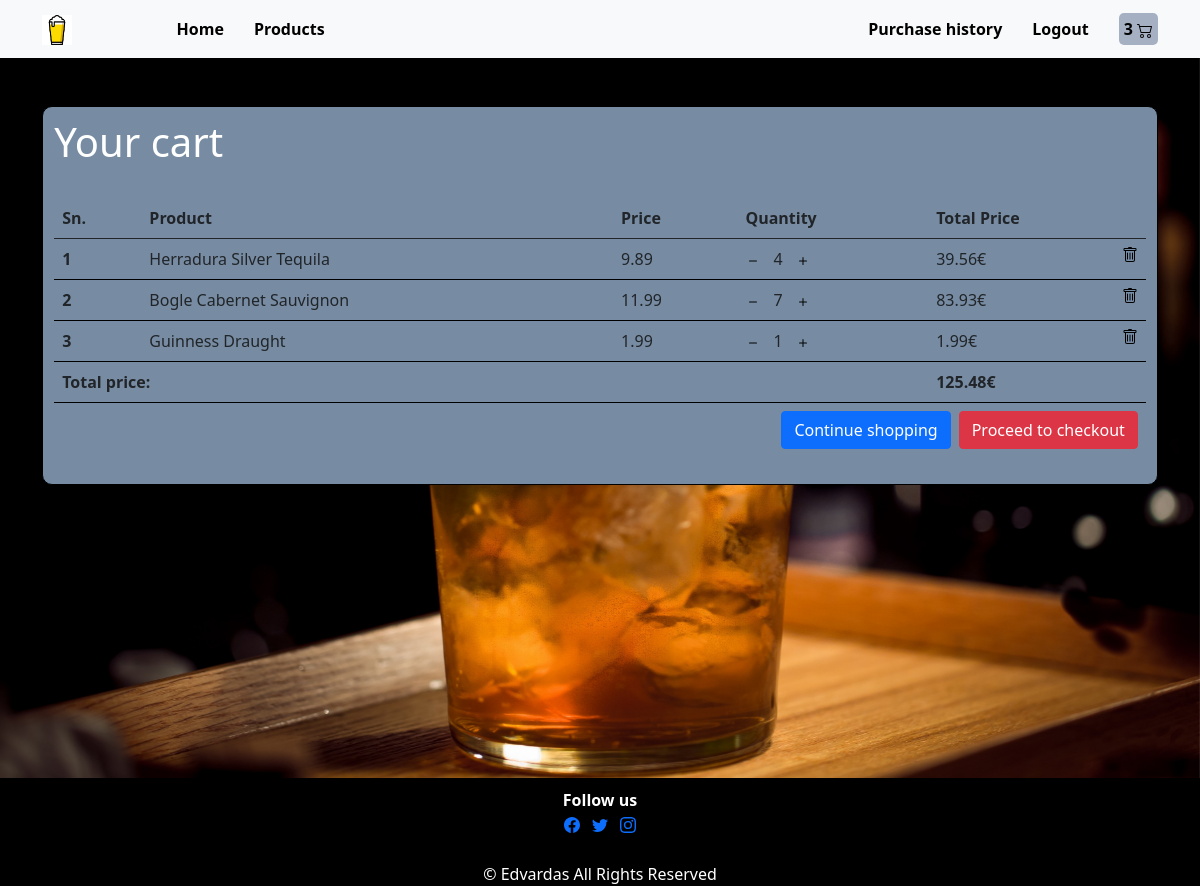
The page /drink_shop/order-summary/ (signed in) on the database its author committed.
### drink_shop/models.py (models this page shows, shortened)
class Order(models.Model):
    user = models.ForeignKey(settings.AUTH_USER_MODEL, on_delete=models.CASCADE)
    products = models.ManyToManyField(OrderProduct)
    start_date = models.DateTimeField(auto_now_add=True)
    ordered_date = models.DateTimeField()
    ordered = models.BooleanField(default=False)
    shipping_address = models.ForeignKey("ShippingAddress", on_delete=models.SET_NULL, blank=True, null=True)
    def get_final_price(self):
        total = 0
        for order_product in self.products.all():
            total += order_product.get_total_price()
        return total

class OrderProduct(models.Model):
    user = models.ForeignKey(settings.AUTH_USER_MODEL, on_delete=models.CASCADE)
    ordered = models.BooleanField(default=False)
    product = models.ForeignKey(Product, on_delete=models.CASCADE)
    quantity = models.IntegerField(default=1)
    def get_total_price(self):
        return self.quantity * self.product.price

class Product(models.Model):
    title = models.CharField('Title', max_length=100)
    description = models.TextField('Description', max_length=2000, null=True, blank=True)
    price = models.DecimalField('Price', max_digits=10, decimal_places=2, null=True, blank=True)
    cover = models.ImageField('Cover', upload_to='product_covers', null=True)
    featured = models.BooleanField('Featured', default=False)
    active = models.BooleanField('Active', default=False)
    product_region = models.CharField('Product region', max_length=100, null=True, blank=True)
    abv = models.FloatField('ABV', null=True, blank=True)
    category = models.ForeignKey('Category', on_delete=models.CASCADE, null=True, blank=True)
    slug = models.SlugField(null=True, blank=True)
    quantity = models.IntegerField(default=1)

### drink_shop/views.py (the view)
# urls.py: path('order-summary/', OrderSummaryView.as_view(), name='order-summary'),
class OrderSummaryView(LoginRequiredMixin, View):
    def get(self, *args, **kwargs):
        try:
            order = Order.objects.get(user=self.request.user, ordered=False)
            context = {
                'object': order
            }
            return render(self.request, 'order_summary.html', context=context)
        except ObjectDoesNotExist:
            return redirect("/")

### drink_shop/templatetags/cart_template_tags.py (called while the page is built)
@register.filter
def cart_item_count(user):
    if user.is_authenticated:
        qs = Order.objects.filter(user=user, ordered=False)
        if qs.exists():
            return qs[0].products.count()
        return 0

### drink_shop/templates/order_summary.html (shortened to what this page needs)
{% extends "base.html" %}
{% load static %}
{% block content %}
<link rel="stylesheet" type="text/css" href="{% static '/css/order_summary.css' %}"/>
    <div class="main-content">
        <div class="wrapper">
            <h1>Your cart</h1>
            <br>
            <table class="table">
                <thead>
                    <tr>
                        <th scope="col">Sn.</th>
                        <th scope="col">Product</th>
                        <th scope="col">Price</th>
                        <th scope="col">Quantity</th>
                        <th scope="col">Total Price</th>
                    </tr>
                </thead>
                <tbody>
                    {% for order_product in object.products.all %}
                    <tr>
                        <th scope="row">{{ forloop.counter }}</th>
                        <td>{{ order_product.product.title }}</td>
                        <td>{{ order_product.product.price }}</td>
                        <td>
                            <a class="icons" href="{% url 'drink_shop:remove-single-product-from-cart' order_product.product.slug %}">
                                <svg xmlns="http://www.w3.org/2000/svg" width="16" height="16" fill="currentColor" class="bi bi-dash me-2" viewBox="0 0 16 16">
                                  <path d="M4 8a.5.5 0 0 1 .5-.5h7a.5.5 0 0 1 0 1h-7A.5.5 0 0 1 4 8z"/>
                                </svg>
                            </a>
                            {{ order_product.quantity }}
                            <a class="icons-plus" href="{% url 'drink_shop:add-to-cart' order_product.product.slug %}">
                                <svg xmlns="http://www.w3.org/2000/svg" width="16" height="16" fill="currentColor" class="bi bi-plus ms-2" viewBox="0 0 16 16">
                                    <path d="M8 4a.5.5 0 0 1 .5.5v3h3a.5.5 0 0 1 0 1h-3v3a.5.5 0 0 1-1 0v-3h-3a.5.5 0 0 1 0-1h3v-3A.5.5 0 0 1 8 4z"/>
                                </svg>
                            </a>
                        </td>
                        <td>
                            {{ order_product.get_total_price }}€
                            <a class="icons" href="{% url 'drink_shop:remove-from-cart' order_product.product.slug %}">
                            </a>
                        </td>
                    </tr>
                    {% endfor %}
                    <tr>
                    <td colspan="4"><b>Total price:</b></td>
                    <td><b>{{ object.get_final_price }}€</b></td>
                    </tr>
                    <tr>
                        <td colspan="5" class="border-none">
                            <a class="btn btn-danger float-end" href="{% url 'drink_shop:checkout' %}">Proceed to checkout</a>
                            <a class="btn btn-primary float-end me-2" href="{% url 'drink_shop:products' %}">Continue shopping</a>
                        </td>
                    </tr>
                </tbody>
            </table>
        </div>
    </div>
{% endblock %}

### drink_shop/templates/base.html (shortened to what this page needs)
<!DOCTYPE html>
<html lang="en">
<head>
    {% load static %}
    <link href="https://cdn.jsdelivr.net/npm/bootstrap@5.0.2/dist/css/bootstrap.min.css" rel="stylesheet">
    <link rel="stylesheet" href="{% static '/css/base.css' %}">
</head>
<body>
{% load cart_template_tags %}
<nav class="navbar navbar-expand-lg navbar-light bg-light static-top">
    <div class="container nav-container">
        <a class="navbar-brand" href="/">
            <img src="/../media/images/beer-icon.png" alt="" width="30px" height="30px">
        </a>
        <ul class="nav-left-side">
            <li ><a href="/">Home</a></li>
            <li ><a href="{% url 'drink_shop:products' %}">Products</a></li>
        </ul>
        <ul class="nav-right-side">
            {% if request.user.is_authenticated %}
            <li><a href="{% url 'drink_shop:user_history' %}">Purchase history</a></li>
            <li><a href="{% url 'logout' %}">Logout</a></li>
            <li><a href="{% url 'drink_shop:order-summary' %}" class="cart">{{ request.user|cart_item_count }}
            </a></li>
            {% else %}
            <li><a href="{% url 'drink_shop:register' %}">Register</a></li>
            <li><a href="{% url 'login' %}">Login</a></li>
            {% endif %}
        </ul>
    </div>
</nav>
<div class="container-fluid main-container">
    <div class="container pt-5">
        {% block content %}{% endblock %}
    </div>
</div>
<footer>
    <p><b>Follow us</b><br>
        <a href="https://www.facebook.com/">
        </a>
        <a href="https://www.twitter.com/">
        </a>
        <a href="https://www.instagram.com/">
        </a>
    </p>
    <p>&copy Edvardas All Rights Reserved</p>
</footer>
</body>
</html>

### drink_shop/static/css/base.css (style rules this page uses)
* { box-sizing: border-box; }
html, body { height:100%; }
body { margin: 0; }
.cart { text-decoration: none; color: black; background-color: #a5b1c2; padding: 5px; border-radius: 5px; }
.main-container { background-image: url('/../media/images/gierems.jpg'); margin: 0; width: 100%; min-height: 90vh; background-size: cover; background-position: center; background-repeat: no-repeat; background-attachment: fixed; padding-bottom: 50px; }
.container { color: white; }
.nav-container { display: flex; justify-content: space-between; }
.nav-container a img { width: 30px; height: 30px; }
footer { background-color: black; }
footer p { text-align: center; padding-top: 10px; color: white }
footer a { padding: 4px; }
.nav-left-side { display: flex; justify-content: flex-start; width: 40%; padding: 0; text-align: center; margin: 0; list-style: none; }
.nav-left-side li { margin-right: 30px; }
.nav-right-side { display: flex; justify-content: flex-end; width: 40%; margin: 0; list-style: none; }
.nav-right-side li { margin-left: 30px; }
a { text-decoration: none; }
li a { font-weight: bold; color: black; }

### drink_shop/static/css/order_summary.css (style rules this page uses)
.icons { text-decoration: none; color: black; }
.icons-plus { text-decoration: none; color: black; }
.main-content { background-color: #778ca3; border: solid 1px black; border-radius: 10px; padding: 1%; }
td, th { border-color: black; }
.border-none { border: none; }

### rows shown on the page
OrderProduct: product "Herradura Silver Tequila", product.price "9.89", quantity "4", get_total_price "39.56"
OrderProduct: product "Bogle Cabernet Sauvignon", product.price "11.99", quantity "7", get_total_price "83.93"
OrderProduct: product "Guinness Draught", product.price "1.99", quantity "1", get_total_price "1.99"
Order: get_final_price "125.48"

### other values the page prints
{{ request.user|cart_item_count }} "3"
